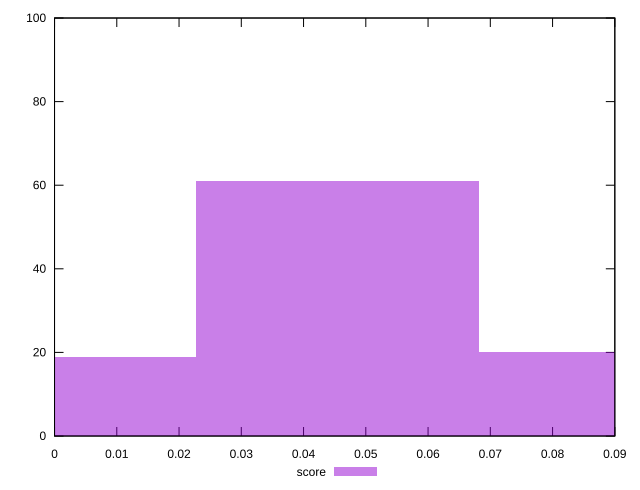

This chart was generated by the following gnuplot code:
reset

$score <<EOF
0 19
0.045448438419791834 61
0.09089687683958367 20
EOF

set key outside below
set boxwidth 0.045448438419791834
set xrange [0:0.09]
set yrange [0:100]
set trange [0:100]
set style fill transparent solid 0.5 noborder
set terminal svg size 640, 490 enhanced background rgb 'white'
set output "report_00009_2021-02-08T22-37-41.559Z/uses-http2/samples/pages+cached/score/histogram.svg"

plot $score title "score" with boxes

reset
